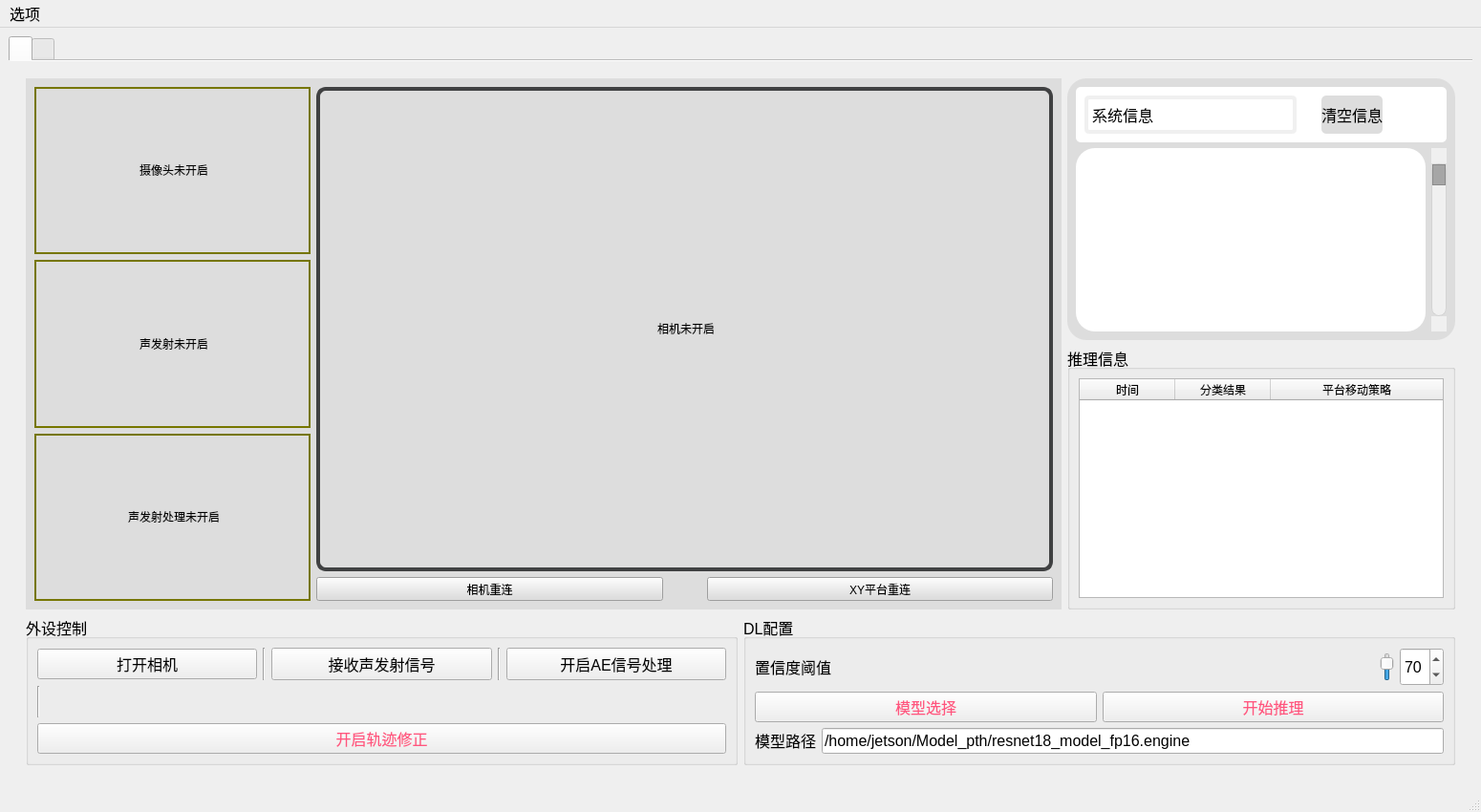
<?xml version="1.0" encoding="UTF-8"?>
<ui version="4.0">
 <class>control_interface</class>
 <widget class="QMainWindow" name="control_interface">
  <property name="enabled">
   <bool>true</bool>
  </property>
  <property name="geometry">
   <rect>
    <x>0</x>
    <y>0</y>
    <width>1550</width>
    <height>850</height>
   </rect>
  </property>
  <property name="sizePolicy">
   <sizepolicy hsizetype="Preferred" vsizetype="Preferred">
    <horstretch>0</horstretch>
    <verstretch>0</verstretch>
   </sizepolicy>
  </property>
  <property name="minimumSize">
   <size>
    <width>0</width>
    <height>0</height>
   </size>
  </property>
  <property name="maximumSize">
   <size>
    <width>15600</width>
    <height>9000</height>
   </size>
  </property>
  <property name="contextMenuPolicy">
   <enum>Qt::NoContextMenu</enum>
  </property>
  <property name="windowTitle">
   <string>control_interface</string>
  </property>
  <property name="styleSheet">
   <string notr="true"/>
  </property>
  <property name="iconSize">
   <size>
    <width>24</width>
    <height>24</height>
   </size>
  </property>
  <property name="animated">
   <bool>true</bool>
  </property>
  <widget class="QWidget" name="centralwidget">
   <property name="enabled">
    <bool>true</bool>
   </property>
   <layout class="QVBoxLayout" name="verticalLayout_10">
    <item>
     <widget class="QTabWidget" name="MonitorTab">
      <property name="enabled">
       <bool>true</bool>
      </property>
      <property name="sizePolicy">
       <sizepolicy hsizetype="Expanding" vsizetype="Expanding">
        <horstretch>0</horstretch>
        <verstretch>0</verstretch>
       </sizepolicy>
      </property>
      <property name="minimumSize">
       <size>
        <width>0</width>
        <height>0</height>
       </size>
      </property>
      <property name="maximumSize">
       <size>
        <width>99999</width>
        <height>99999</height>
       </size>
      </property>
      <property name="layoutDirection">
       <enum>Qt::LeftToRight</enum>
      </property>
      <property name="styleSheet">
       <string notr="true"/>
      </property>
      <property name="tabPosition">
       <enum>QTabWidget::North</enum>
      </property>
      <property name="tabShape">
       <enum>QTabWidget::Rounded</enum>
      </property>
      <property name="currentIndex">
       <number>0</number>
      </property>
      <property name="iconSize">
       <size>
        <width>70</width>
        <height>60</height>
       </size>
      </property>
      <property name="elideMode">
       <enum>Qt::ElideLeft</enum>
      </property>
      <property name="documentMode">
       <bool>true</bool>
      </property>
      <property name="movable">
       <bool>true</bool>
      </property>
      <property name="tabBarAutoHide">
       <bool>true</bool>
      </property>
      <widget class="QWidget" name="PredictTab">
       <property name="sizePolicy">
        <sizepolicy hsizetype="Expanding" vsizetype="Expanding">
         <horstretch>0</horstretch>
         <verstretch>0</verstretch>
        </sizepolicy>
       </property>
       <attribute name="icon">
        <iconset resource="../resources.qrc">
         <normaloff>:/photos/precdition.png</normaloff>:/photos/precdition.png</iconset>
       </attribute>
       <attribute name="title">
        <string/>
       </attribute>
       <layout class="QVBoxLayout" name="verticalLayout_9">
        <item>
         <widget class="QWidget" name="PredictWidget" native="true">
          <property name="sizePolicy">
           <sizepolicy hsizetype="Expanding" vsizetype="Preferred">
            <horstretch>0</horstretch>
            <verstretch>0</verstretch>
           </sizepolicy>
          </property>
          <layout class="QVBoxLayout" name="verticalLayout_5">
           <item>
            <layout class="QHBoxLayout" name="horizontalLayout_11" stretch="8,3">
             <property name="sizeConstraint">
              <enum>QLayout::SetMinimumSize</enum>
             </property>
             <item>
              <widget class="QWidget" name="widget" native="true">
               <property name="sizePolicy">
                <sizepolicy hsizetype="Expanding" vsizetype="Expanding">
                 <horstretch>0</horstretch>
                 <verstretch>0</verstretch>
                </sizepolicy>
               </property>
               <property name="minimumSize">
                <size>
                 <width>0</width>
                 <height>0</height>
                </size>
               </property>
               <property name="maximumSize">
                <size>
                 <width>9000</width>
                 <height>8878</height>
                </size>
               </property>
               <property name="styleSheet">
                <string notr="true">background-color: rgb(221, 221, 221);</string>
               </property>
               <layout class="QVBoxLayout" name="verticalLayout_3">
                <item>
                 <layout class="QHBoxLayout" name="horizontalLayout_8" stretch="3,8">
                  <item>
                   <layout class="QVBoxLayout" name="verticalLayout">
                    <property name="sizeConstraint">
                     <enum>QLayout::SetDefaultConstraint</enum>
                    </property>
                    <item>
                     <widget class="DoubleClickLabel" name="Visonlabel">
                      <property name="sizePolicy">
                       <sizepolicy hsizetype="Preferred" vsizetype="Preferred">
                        <horstretch>0</horstretch>
                        <verstretch>0</verstretch>
                       </sizepolicy>
                      </property>
                      <property name="minimumSize">
                       <size>
                        <width>0</width>
                        <height>0</height>
                       </size>
                      </property>
                      <property name="maximumSize">
                       <size>
                        <width>2800</width>
                        <height>1800</height>
                       </size>
                      </property>
                      <property name="styleSheet">
                       <string notr="true">background:transparent;
border: 2px solid gray;
border-color: rgb(118, 118, 0);</string>
                      </property>
                      <property name="text">
                       <string>&lt;html&gt;&lt;head/&gt;&lt;body&gt;&lt;p align=&quot;center&quot;&gt;摄像头未开启&lt;/p&gt;&lt;/body&gt;&lt;/html&gt;</string>
                      </property>
                     </widget>
                    </item>
                    <item>
                     <widget class="DoubleClickLabel" name="AeLabel">
                      <property name="sizePolicy">
                       <sizepolicy hsizetype="Preferred" vsizetype="Preferred">
                        <horstretch>0</horstretch>
                        <verstretch>0</verstretch>
                       </sizepolicy>
                      </property>
                      <property name="minimumSize">
                       <size>
                        <width>0</width>
                        <height>0</height>
                       </size>
                      </property>
                      <property name="maximumSize">
                       <size>
                        <width>2800</width>
                        <height>1800</height>
                       </size>
                      </property>
                      <property name="styleSheet">
                       <string notr="true">background:transparent;
border: 2px solid gray;
border-color: rgb(118, 118, 0);</string>
                      </property>
                      <property name="text">
                       <string>&lt;html&gt;&lt;head/&gt;&lt;body&gt;&lt;p align=&quot;center&quot;&gt;声发射未开启&lt;/p&gt;&lt;/body&gt;&lt;/html&gt;</string>
                      </property>
                     </widget>
                    </item>
                    <item>
                     <widget class="DoubleClickLabel" name="AeProcessoLabel">
                      <property name="sizePolicy">
                       <sizepolicy hsizetype="Preferred" vsizetype="Preferred">
                        <horstretch>0</horstretch>
                        <verstretch>0</verstretch>
                       </sizepolicy>
                      </property>
                      <property name="minimumSize">
                       <size>
                        <width>0</width>
                        <height>0</height>
                       </size>
                      </property>
                      <property name="maximumSize">
                       <size>
                        <width>2800</width>
                        <height>1800</height>
                       </size>
                      </property>
                      <property name="autoFillBackground">
                       <bool>false</bool>
                      </property>
                      <property name="styleSheet">
                       <string notr="true">background:transparent;
border: 2px solid gray;
border-color: rgb(118, 118, 0);</string>
                      </property>
                      <property name="text">
                       <string>&lt;html&gt;&lt;head/&gt;&lt;body&gt;&lt;p align=&quot;center&quot;&gt;声发射处理未开启&lt;/p&gt;&lt;/body&gt;&lt;/html&gt;</string>
                      </property>
                     </widget>
                    </item>
                   </layout>
                  </item>
                  <item>
                   <layout class="QVBoxLayout" name="verticalLayout_4">
                    <item>
                     <widget class="QLabel" name="RealTImagelabel">
                      <property name="sizePolicy">
                       <sizepolicy hsizetype="Expanding" vsizetype="Expanding">
                        <horstretch>0</horstretch>
                        <verstretch>0</verstretch>
                       </sizepolicy>
                      </property>
                      <property name="minimumSize">
                       <size>
                        <width>0</width>
                        <height>0</height>
                       </size>
                      </property>
                      <property name="maximumSize">
                       <size>
                        <width>99999</width>
                        <height>999999</height>
                       </size>
                      </property>
                      <property name="layoutDirection">
                       <enum>Qt::LeftToRight</enum>
                      </property>
                      <property name="styleSheet">
                       <string notr="true">border: 4px solid ; /* 设置边框厚度和颜色 */
font: 20pt &quot;微软雅黑&quot;;
background-color: ; /* 设置背景颜色 */
padding: 0px; /* 内边距，可以调整文字与边框的距离 */
border-radius: 10px; /* 设置边框圆角 */
border-color: rgb(170, 255, 0);
border-color: rgb(64, 65, 66);</string>
                      </property>
                      <property name="text">
                       <string>&lt;html&gt;&lt;head/&gt;&lt;body&gt;&lt;p align=&quot;center&quot;&gt;相机未开启&lt;/p&gt;&lt;/body&gt;&lt;/html&gt;</string>
                      </property>
                     </widget>
                    </item>
                    <item>
                     <layout class="QHBoxLayout" name="horizontalLayout_7">
                      <item>
                       <widget class="QToolButton" name="CameraToolButton">
                        <property name="sizePolicy">
                         <sizepolicy hsizetype="Preferred" vsizetype="Preferred">
                          <horstretch>0</horstretch>
                          <verstretch>0</verstretch>
                         </sizepolicy>
                        </property>
                        <property name="text">
                         <string>相机重连</string>
                        </property>
                        <property name="toolButtonStyle">
                         <enum>Qt::ToolButtonIconOnly</enum>
                        </property>
                        <property name="autoRaise">
                         <bool>false</bool>
                        </property>
                       </widget>
                      </item>
                      <item>
                       <spacer name="horizontalSpacer_3">
                        <property name="orientation">
                         <enum>Qt::Vertical</enum>
                        </property>
                        <property name="sizeType">
                         <enum>QSizePolicy::Preferred</enum>
                        </property>
                        <property name="sizeHint" stdset="0">
                         <size>
                          <width>40</width>
                          <height>20</height>
                         </size>
                        </property>
                       </spacer>
                      </item>
                      <item>
                       <widget class="QToolButton" name="XYtoolButton">
                        <property name="sizePolicy">
                         <sizepolicy hsizetype="Preferred" vsizetype="Preferred">
                          <horstretch>0</horstretch>
                          <verstretch>0</verstretch>
                         </sizepolicy>
                        </property>
                        <property name="text">
                         <string>XY平台重连</string>
                        </property>
                       </widget>
                      </item>
                     </layout>
                    </item>
                   </layout>
                  </item>
                 </layout>
                </item>
               </layout>
              </widget>
             </item>
             <item>
              <layout class="QVBoxLayout" name="verticalLayout_8">
               <property name="sizeConstraint">
                <enum>QLayout::SetMaximumSize</enum>
               </property>
               <item>
                <widget class="QFrame" name="frame_msg">
                 <property name="sizePolicy">
                  <sizepolicy hsizetype="Preferred" vsizetype="Maximum">
                   <horstretch>0</horstretch>
                   <verstretch>0</verstretch>
                  </sizepolicy>
                 </property>
                 <property name="styleSheet">
                  <string notr="true">background-color: rgb(221, 221, 221);

  
border-radius: 20px;</string>
                 </property>
                 <property name="frameShape">
                  <enum>QFrame::NoFrame</enum>
                 </property>
                 <layout class="QVBoxLayout" name="verticalLayout_6">
                  <item>
                   <widget class="QWidget" name="widget_2" native="true">
                    <property name="sizePolicy">
                     <sizepolicy hsizetype="Preferred" vsizetype="Maximum">
                      <horstretch>0</horstretch>
                      <verstretch>0</verstretch>
                     </sizepolicy>
                    </property>
                    <property name="minimumSize">
                     <size>
                      <width>0</width>
                      <height>0</height>
                     </size>
                    </property>
                    <property name="maximumSize">
                     <size>
                      <width>4110</width>
                      <height>6100</height>
                     </size>
                    </property>
                    <property name="styleSheet">
                     <string notr="true">background-color: rgb(255, 255, 255);
  
border-radius: 5px;  </string>
                    </property>
                    <layout class="QHBoxLayout" name="horizontalLayout_9">
                     <item>
                      <layout class="QHBoxLayout" name="horizontalLayout_3">
                       <item>
                        <widget class="QLabel" name="label_2">
                         <property name="sizePolicy">
                          <sizepolicy hsizetype="Expanding" vsizetype="Preferred">
                           <horstretch>0</horstretch>
                           <verstretch>0</verstretch>
                          </sizepolicy>
                         </property>
                         <property name="font">
                          <font>
                           <pointsize>12</pointsize>
                          </font>
                         </property>
                         <property name="styleSheet">
                          <string notr="true">border: 4px solid ; /* 设置边框厚度和颜色 */
border-color: rgb(240, 240, 240);</string>
                         </property>
                         <property name="text">
                          <string>系统信息</string>
                         </property>
                        </widget>
                       </item>
                       <item>
                        <spacer name="horizontalSpacer">
                         <property name="orientation">
                          <enum>Qt::Vertical</enum>
                         </property>
                         <property name="sizeHint" stdset="0">
                          <size>
                           <width>20</width>
                           <height>40</height>
                          </size>
                         </property>
                        </spacer>
                       </item>
                       <item>
                        <widget class="QPushButton" name="MsgClrButton">
                         <property name="sizePolicy">
                          <sizepolicy hsizetype="Minimum" vsizetype="Preferred">
                           <horstretch>0</horstretch>
                           <verstretch>0</verstretch>
                          </sizepolicy>
                         </property>
                         <property name="minimumSize">
                          <size>
                           <width>0</width>
                           <height>0</height>
                          </size>
                         </property>
                         <property name="maximumSize">
                          <size>
                           <width>100</width>
                           <height>40</height>
                          </size>
                         </property>
                         <property name="font">
                          <font>
                           <pointsize>12</pointsize>
                          </font>
                         </property>
                         <property name="styleSheet">
                          <string notr="true">border-color: rgb(221, 221, 221);
background-color: rgb(221, 221, 221);</string>
                         </property>
                         <property name="text">
                          <string>清空信息</string>
                         </property>
                        </widget>
                       </item>
                       <item>
                        <spacer name="horizontalSpacer_2">
                         <property name="orientation">
                          <enum>Qt::Vertical</enum>
                         </property>
                         <property name="sizeHint" stdset="0">
                          <size>
                           <width>20</width>
                           <height>40</height>
                          </size>
                         </property>
                        </spacer>
                       </item>
                       <item>
                        <widget class="QPushButton" name="CloseMsgButton">
                         <property name="enabled">
                          <bool>false</bool>
                         </property>
                         <property name="minimumSize">
                          <size>
                           <width>0</width>
                           <height>0</height>
                          </size>
                         </property>
                         <property name="maximumSize">
                          <size>
                           <width>40</width>
                           <height>40</height>
                          </size>
                         </property>
                         <property name="styleSheet">
                          <string notr="true">image: url(:/photos/minus.png);
border-image: url(:/photos/Expend.jpg);
border: //0.5px solid ;</string>
                         </property>
                         <property name="text">
                          <string/>
                         </property>
                        </widget>
                       </item>
                      </layout>
                     </item>
                    </layout>
                   </widget>
                  </item>
                  <item>
                   <layout class="QHBoxLayout" name="horizontalLayout">
                    <item>
                     <widget class="QTextEdit" name="MsgTextEdit">
                      <property name="sizePolicy">
                       <sizepolicy hsizetype="Expanding" vsizetype="Expanding">
                        <horstretch>0</horstretch>
                        <verstretch>0</verstretch>
                       </sizepolicy>
                      </property>
                      <property name="minimumSize">
                       <size>
                        <width>0</width>
                        <height>0</height>
                       </size>
                      </property>
                      <property name="styleSheet">
                       <string notr="true">background-color: rgb(255, 255, 255);</string>
                      </property>
                     </widget>
                    </item>
                    <item>
                     <widget class="QScrollBar" name="MessageSlide">
                      <property name="sizePolicy">
                       <sizepolicy hsizetype="Preferred" vsizetype="Expanding">
                        <horstretch>0</horstretch>
                        <verstretch>0</verstretch>
                       </sizepolicy>
                      </property>
                      <property name="minimumSize">
                       <size>
                        <width>0</width>
                        <height>0</height>
                       </size>
                      </property>
                      <property name="maximumSize">
                       <size>
                        <width>2000</width>
                        <height>5300</height>
                       </size>
                      </property>
                      <property name="styleSheet">
                       <string notr="true">/* 设置整个滑动条的宽度 */
QScrollBar:vertical {
    background: #f0f0f0;
    width: 16px;
    margin: 16px 0 16px 0;
    border: 1px solid #d3d3d3;
    border-radius: 8px;
}

/* 设置滑块的样式 */
QScrollBar::handle:vertical {
    background-color: #a6a6a6;
    min-height: 20px;
    border-radius: 8px;
    border: 1px solid #8c8c8c;
}

QScrollBar::handle:vertical:hover {
    background-color: #8c8c8c;
}

/* 设置滑动条的上下按钮 */
QScrollBar::add-line:vertical,
QScrollBar::sub-line:vertical {
    background-color: #f0f0f0;
    border: none;
    height: 16px;
    subcontrol-origin: margin;
}

/* 向上按钮的样式 */
QScrollBar::sub-line:vertical {
    subcontrol-position: top;
    image: url(:/icons/up_arrow.png); /* 替换为你自己的图标路径 */
}

/* 向下按钮的样式 */
QScrollBar::add-line:vertical {
    subcontrol-position: bottom;
    image: url(:/icons/down_arrow.png); /* 替换为你自己的图标路径 */
}

/* 空白区域的样式 */
QScrollBar::add-page:vertical, 
QScrollBar::sub-page:vertical {
    background: none;
}

/* 调整滑动条按钮的透明度 */
QScrollBar::up-arrow:vertical, QScrollBar::down-arrow:vertical {
    background: none;
    opacity: 0.4;
}

QScrollBar::up-arrow:vertical:hover, QScrollBar::down-arrow:vertical:hover {
    opacity: 1;
}


</string>
                      </property>
                     </widget>
                    </item>
                   </layout>
                  </item>
                 </layout>
                </widget>
               </item>
               <item>
                <widget class="QGroupBox" name="InfereceGroupBox">
                 <property name="sizePolicy">
                  <sizepolicy hsizetype="Preferred" vsizetype="Expanding">
                   <horstretch>0</horstretch>
                   <verstretch>0</verstretch>
                  </sizepolicy>
                 </property>
                 <property name="font">
                  <font>
                   <pointsize>12</pointsize>
                  </font>
                 </property>
                 <property name="styleSheet">
                  <string notr="true">border-color: rgb(221, 221, 221);

border：4px
border-radius: 20px;</string>
                 </property>
                 <property name="title">
                  <string>推理信息</string>
                 </property>
                 <layout class="QVBoxLayout" name="verticalLayout_7">
                  <item>
                   <widget class="QTableWidget" name="InfereceTableWidget">
                    <property name="sizePolicy">
                     <sizepolicy hsizetype="Preferred" vsizetype="Expanding">
                      <horstretch>0</horstretch>
                      <verstretch>0</verstretch>
                     </sizepolicy>
                    </property>
                    <attribute name="horizontalHeaderCascadingSectionResizes">
                     <bool>false</bool>
                    </attribute>
                    <attribute name="horizontalHeaderShowSortIndicator" stdset="0">
                     <bool>false</bool>
                    </attribute>
                    <attribute name="horizontalHeaderStretchLastSection">
                     <bool>true</bool>
                    </attribute>
                    <column>
                     <property name="text">
                      <string>时间</string>
                     </property>
                     <property name="font">
                      <font>
                       <kerning>true</kerning>
                      </font>
                     </property>
                    </column>
                    <column>
                     <property name="text">
                      <string>分类结果</string>
                     </property>
                    </column>
                    <column>
                     <property name="text">
                      <string>平台移动策略</string>
                     </property>
                    </column>
                   </widget>
                  </item>
                 </layout>
                </widget>
               </item>
              </layout>
             </item>
            </layout>
           </item>
           <item>
            <layout class="QHBoxLayout" name="horizontalLayout_10" stretch="1,1">
             <item>
              <widget class="QGroupBox" name="IOgroupBox">
               <property name="sizePolicy">
                <sizepolicy hsizetype="Preferred" vsizetype="Preferred">
                 <horstretch>0</horstretch>
                 <verstretch>0</verstretch>
                </sizepolicy>
               </property>
               <property name="font">
                <font>
                 <pointsize>12</pointsize>
                </font>
               </property>
               <property name="title">
                <string>外设控制</string>
               </property>
               <layout class="QVBoxLayout" name="verticalLayout_2">
                <item>
                 <layout class="QHBoxLayout" name="horizontalLayout_5">
                  <item>
                   <widget class="QPushButton" name="VideoButton">
                    <property name="sizePolicy">
                     <sizepolicy hsizetype="Preferred" vsizetype="Maximum">
                      <horstretch>0</horstretch>
                      <verstretch>0</verstretch>
                     </sizepolicy>
                    </property>
                    <property name="text">
                     <string>打开相机</string>
                    </property>
                   </widget>
                  </item>
                  <item>
                   <widget class="Line" name="line">
                    <property name="sizePolicy">
                     <sizepolicy hsizetype="Maximum" vsizetype="Preferred">
                      <horstretch>0</horstretch>
                      <verstretch>0</verstretch>
                     </sizepolicy>
                    </property>
                    <property name="orientation">
                     <enum>Qt::Vertical</enum>
                    </property>
                   </widget>
                  </item>
                  <item>
                   <widget class="QPushButton" name="AEButton">
                    <property name="sizePolicy">
                     <sizepolicy hsizetype="Preferred" vsizetype="Preferred">
                      <horstretch>0</horstretch>
                      <verstretch>0</verstretch>
                     </sizepolicy>
                    </property>
                    <property name="text">
                     <string>接收声发射信号</string>
                    </property>
                   </widget>
                  </item>
                  <item>
                   <widget class="Line" name="line_2">
                    <property name="sizePolicy">
                     <sizepolicy hsizetype="Maximum" vsizetype="Preferred">
                      <horstretch>0</horstretch>
                      <verstretch>0</verstretch>
                     </sizepolicy>
                    </property>
                    <property name="orientation">
                     <enum>Qt::Vertical</enum>
                    </property>
                   </widget>
                  </item>
                  <item>
                   <widget class="QPushButton" name="AEProcButton">
                    <property name="sizePolicy">
                     <sizepolicy hsizetype="Preferred" vsizetype="Preferred">
                      <horstretch>0</horstretch>
                      <verstretch>0</verstretch>
                     </sizepolicy>
                    </property>
                    <property name="text">
                     <string>开启AE信号处理</string>
                    </property>
                   </widget>
                  </item>
                 </layout>
                </item>
                <item>
                 <widget class="Line" name="line_3">
                  <property name="orientation">
                   <enum>Qt::Vertical</enum>
                  </property>
                 </widget>
                </item>
                <item>
                 <widget class="QPushButton" name="XyPlatformButton">
                  <property name="sizePolicy">
                   <sizepolicy hsizetype="Preferred" vsizetype="Maximum">
                    <horstretch>0</horstretch>
                    <verstretch>0</verstretch>
                   </sizepolicy>
                  </property>
                  <property name="styleSheet">
                   <string notr="true">color: rgb(255, 85, 127);
font: 14pt &quot;黑体&quot;;</string>
                  </property>
                  <property name="text">
                   <string>开启轨迹修正</string>
                  </property>
                  <property name="iconSize">
                   <size>
                    <width>20</width>
                    <height>20</height>
                   </size>
                  </property>
                 </widget>
                </item>
               </layout>
              </widget>
             </item>
             <item>
              <widget class="QGroupBox" name="groupBox">
               <property name="sizePolicy">
                <sizepolicy hsizetype="Preferred" vsizetype="Maximum">
                 <horstretch>0</horstretch>
                 <verstretch>0</verstretch>
                </sizepolicy>
               </property>
               <property name="font">
                <font>
                 <pointsize>12</pointsize>
                </font>
               </property>
               <property name="title">
                <string>DL配置</string>
               </property>
               <layout class="QVBoxLayout" name="verticalLayout_21">
                <item>
                 <layout class="QHBoxLayout" name="horizontalLayout_2">
                  <item>
                   <widget class="QLabel" name="label">
                    <property name="sizePolicy">
                     <sizepolicy hsizetype="Expanding" vsizetype="Maximum">
                      <horstretch>0</horstretch>
                      <verstretch>0</verstretch>
                     </sizepolicy>
                    </property>
                    <property name="text">
                     <string>&lt;html&gt;&lt;head/&gt;&lt;body&gt;&lt;p&gt;&lt;span style=&quot; font-size:12pt;&quot;&gt;置信度阈值&lt;/span&gt;&lt;/p&gt;&lt;/body&gt;&lt;/html&gt;</string>
                    </property>
                   </widget>
                  </item>
                  <item>
                   <widget class="MySlider" name="ConfidenceSlider">
                    <property name="sizePolicy">
                     <sizepolicy hsizetype="Preferred" vsizetype="Expanding">
                      <horstretch>0</horstretch>
                      <verstretch>0</verstretch>
                     </sizepolicy>
                    </property>
                    <property name="minimumSize">
                     <size>
                      <width>0</width>
                      <height>0</height>
                     </size>
                    </property>
                    <property name="maximumSize">
                     <size>
                      <width>430</width>
                      <height>30</height>
                     </size>
                    </property>
                    <property name="font">
                     <font>
                      <pointsize>9</pointsize>
                     </font>
                    </property>
                    <property name="value">
                     <number>70</number>
                    </property>
                   </widget>
                  </item>
                  <item>
                   <widget class="QSpinBox" name="spinBox">
                    <property name="sizePolicy">
                     <sizepolicy hsizetype="Maximum" vsizetype="Maximum">
                      <horstretch>0</horstretch>
                      <verstretch>0</verstretch>
                     </sizepolicy>
                    </property>
                    <property name="minimumSize">
                     <size>
                      <width>40</width>
                      <height>40</height>
                     </size>
                    </property>
                    <property name="value">
                     <number>70</number>
                    </property>
                   </widget>
                  </item>
                 </layout>
                </item>
                <item>
                 <layout class="QHBoxLayout" name="horizontalLayout_6">
                  <item>
                   <widget class="QPushButton" name="ModelSelectButton">
                    <property name="sizePolicy">
                     <sizepolicy hsizetype="Preferred" vsizetype="Maximum">
                      <horstretch>0</horstretch>
                      <verstretch>0</verstretch>
                     </sizepolicy>
                    </property>
                    <property name="styleSheet">
                     <string notr="true">color: rgb(255, 85, 127);
font: 14pt &quot;黑体&quot;;</string>
                    </property>
                    <property name="text">
                     <string>模型选择</string>
                    </property>
                    <property name="iconSize">
                     <size>
                      <width>20</width>
                      <height>20</height>
                     </size>
                    </property>
                   </widget>
                  </item>
                  <item>
                   <widget class="QPushButton" name="InferenceButton">
                    <property name="sizePolicy">
                     <sizepolicy hsizetype="Preferred" vsizetype="Maximum">
                      <horstretch>0</horstretch>
                      <verstretch>0</verstretch>
                     </sizepolicy>
                    </property>
                    <property name="styleSheet">
                     <string notr="true">color: rgb(255, 85, 127);
font: 14pt &quot;黑体&quot;;</string>
                    </property>
                    <property name="text">
                     <string>开始推理</string>
                    </property>
                    <property name="iconSize">
                     <size>
                      <width>20</width>
                      <height>20</height>
                     </size>
                    </property>
                   </widget>
                  </item>
                 </layout>
                </item>
                <item>
                 <layout class="QHBoxLayout" name="horizontalLayout_4">
                  <item>
                   <widget class="QLabel" name="label_3">
                    <property name="sizePolicy">
                     <sizepolicy hsizetype="Preferred" vsizetype="Maximum">
                      <horstretch>0</horstretch>
                      <verstretch>0</verstretch>
                     </sizepolicy>
                    </property>
                    <property name="text">
                     <string>&lt;html&gt;&lt;head/&gt;&lt;body&gt;&lt;p&gt;&lt;span style=&quot; font-size:12pt;&quot;&gt;模型路径&lt;/span&gt;&lt;/p&gt;&lt;/body&gt;&lt;/html&gt;</string>
                    </property>
                   </widget>
                  </item>
                  <item>
                   <widget class="QLineEdit" name="modelPathLineEdit">
                    <property name="sizePolicy">
                     <sizepolicy hsizetype="Expanding" vsizetype="Preferred">
                      <horstretch>0</horstretch>
                      <verstretch>0</verstretch>
                     </sizepolicy>
                    </property>
                    <property name="text">
                     <string>/home/jetson/Model_pth/resnet18_model_fp16.engine</string>
                    </property>
                    <property name="readOnly">
                     <bool>true</bool>
                    </property>
                   </widget>
                  </item>
                 </layout>
                </item>
               </layout>
              </widget>
             </item>
            </layout>
           </item>
          </layout>
         </widget>
        </item>
       </layout>
      </widget>
      <widget class="XyPlatform" name="XyTab">
       <attribute name="icon">
        <iconset resource="../resources.qrc">
         <normaloff>:/photos/XYplatform.png</normaloff>:/photos/XYplatform.png</iconset>
       </attribute>
       <attribute name="title">
        <string notr="true"/>
       </attribute>
      </widget>
     </widget>
    </item>
   </layout>
  </widget>
  <widget class="QStatusBar" name="MystatusBar">
   <property name="minimumSize">
    <size>
     <width>0</width>
     <height>0</height>
    </size>
   </property>
   <property name="maximumSize">
    <size>
     <width>999999</width>
     <height>16777215</height>
    </size>
   </property>
   <property name="sizeIncrement">
    <size>
     <width>4</width>
     <height>0</height>
    </size>
   </property>
  </widget>
  <widget class="QMenuBar" name="menuBar">
   <property name="geometry">
    <rect>
     <x>0</x>
     <y>0</y>
     <width>1550</width>
     <height>29</height>
    </rect>
   </property>
   <property name="font">
    <font>
     <pointsize>12</pointsize>
    </font>
   </property>
   <widget class="QMenu" name="FileMenu">
    <property name="font">
     <font>
      <pointsize>12</pointsize>
     </font>
    </property>
    <property name="title">
     <string>选项</string>
    </property>
    <addaction name="FileSaveAction"/>
    <addaction name="CameraAction"/>
    <addaction name="actionXY"/>
   </widget>
   <addaction name="FileMenu"/>
  </widget>
  <action name="FileSaveAction">
   <property name="icon">
    <iconset theme="QIcon::ThemeIcon::DocumentSave">
     <normaloff>.</normaloff>.</iconset>
   </property>
   <property name="text">
    <string>保存推理信息(&amp;S)</string>
   </property>
   <property name="font">
    <font>
     <pointsize>12</pointsize>
    </font>
   </property>
  </action>
  <action name="CameraAction">
   <property name="icon">
    <iconset theme="QIcon::ThemeIcon::ViewRefresh">
     <normaloff>.</normaloff>.</iconset>
   </property>
   <property name="text">
    <string>相机重连</string>
   </property>
   <property name="menuRole">
    <enum>QAction::NoRole</enum>
   </property>
  </action>
  <action name="actionXY">
   <property name="text">
    <string>XY平台重连</string>
   </property>
  </action>
 </widget>
 <customwidgets>
  <customwidget>
   <class>MySlider</class>
   <extends>QSlider</extends>
   <header>myslider.h</header>
  </customwidget>
  <customwidget>
   <class>XyPlatform</class>
   <extends>QWidget</extends>
   <header>xyplatform.h</header>
   <container>1</container>
  </customwidget>
  <customwidget>
   <class>DoubleClickLabel</class>
   <extends>QLabel</extends>
   <header>doubleclicklabel.h</header>
  </customwidget>
 </customwidgets>
 <resources>
  <include location="../resources.qrc"/>
 </resources>
 <connections/>
</ui>
